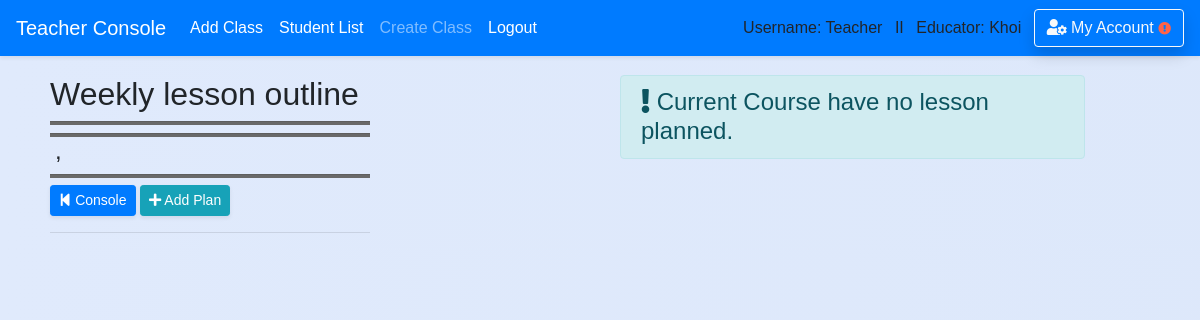
/teacher/lesson_plan/14/ (signed in), run on an earlier commit of the app's database.
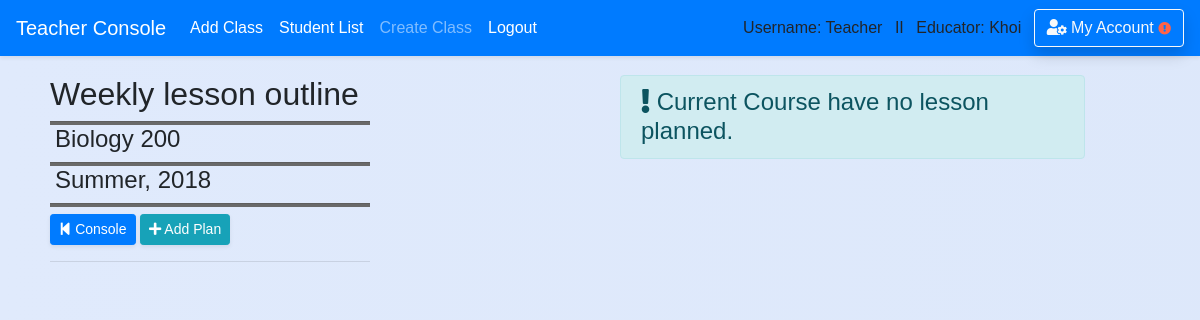
And on a later commit of the database.
### school_app/models.py (models this page shows)
class Course(models.Model):
    course_number = models.CharField(max_length=20,default='12345678')
    abbreviated_title = models.CharField(max_length=150,default='')
    course_title = models.CharField(max_length=250,default='') #,unique=True)
    maximum_credit = models.CharField(max_length=10,default='')
    semester = models.CharField(max_length=50,default='')
    year = models.CharField(max_length=4,default='')
    teacher_name = models.CharField(max_length=50,default='')
    description = models.CharField(max_length=450,default='')
    is_archive = models.BooleanField(default=False)
    department = models.ForeignKey('Department',blank=True, null=True, on_delete = models.SET_NULL, related_name='belong_in_department')
    teacher = models.ForeignKey('Teacher',blank=True, null=True, on_delete = models.SET_NULL, related_name='course_by_teacher')
    create_date = models.DateField(auto_now_add=True , blank=True,null=True,)

### school_app/views_logged.py (the view)
# urls.py: path('teacher/lesson_plan/<int:course_id>/',views_logged.lesson_plan, name='view_lesson_plan'),
@require_http_methods(["GET"])
def lesson_plan(request,course_id=None): #list all lesson plan created
    if is_login(request) == False:
        return redirect('/login')
    if is_login(request) == True:
        if request.user.profile.is_teacher == False:
            messages.warning(request, "You don't have Instructor's Privilege!")
            return redirect('/')
        course = Course.objects.filter(id=course_id).first()
        lesson_plan = Lesson_plan.objects.filter(course=course)
        return render(request,'teacher/lesson_plan/view_weekly_lesson_plan.html',
        {'course':course,'lesson_plan':lesson_plan})

### school_app/views_functions.py (called while the page is built)
def is_login(request):
    if not request.user.is_authenticated:
        messages.warning(request, "Please Login or Create an Account.")
        return False
    return True

### school_app/templates/teacher/lesson_plan/view_weekly_lesson_plan.html (shortened to what this page needs)
{% extends 'base.html' %}
{% block content %}
<div class='content'>
  <div class="container-fuild form-row" style='width:100%'>
    <div class="col-md-6">
        <div style="width: 320px">
        <h2>Weekly lesson outline</h2>
        <hr class='hr-line'/>
        <h4 style='padding-left: 5px'>{{ course.course_title }}</h4>
        <hr class='hr-line'/>
        <h4 style='padding-left: 5px'>{{ course.semester }}, {{ course.year }}</h4>
        <hr class='hr-line'/>
        <a href='{% url "teacher" %}' class="btn btn-sm btn-primary shadow-sm" ><i class="fas fa-step-backward"></i> Console</a></a>
        <a href='{% url "add_lesson_plan" course_id=course.id %}' class="btn btn-info btn-sm shadow-sm" role="button"><i class="fas fa-plus"></i> Add Plan</a>
        <hr/>
    </div></div>
    <div class="col-md-5">
        {% if lesson_plan %}
    </div></div>
        <div class='mr-2'>
          <table class="table table-hover table-bordered  shadow">
            <thead class='table-primary'>
            <tr>
              <th scope="col"style="width: 8%">Week #</th>
              <th scope="col">Start Date</th>
              <th scope="col">Agenda</th>
              <th scope="col">View Schedule</th>
              <th scope="col">Edit Schedule</th>
              <th scope="col" style="width: 8%">Delete</th>
            </tr>
            </thead>
            <tbody>
        {% for lesson in lesson_plan %}
            <tr>
              <th scope="row">{{ lesson.week_number }}</th>
              <td>{{ lesson.monday_date }}</td>
              <td>{{ lesson.agenda}}</td>
              <td>
                <a href='{% url "weekly_lesson_plan" lesson_plan_id=lesson.id  %}'><i class="fas fa-th-list"></i></a>
              </td>
              <td>
                <a href='{% url "edit_lesson_plan" lesson_plan_id=lesson.id  %}'><i class="fas fa-edit"></i></a>
              </td>
              <td>
                <form action='/teacher/lesson_plan/delete_lesson_plan/' method='post'>{% csrf_token %}
                  <input type='hidden' name='lesson_plan_id'value='{{ lesson.id }}'/>
                  <button type='submit' style='border:none;background:none;cursor: pointer;cursor: hand;'>
                    <i style='color:red' class="fas fa-trash test" data-toggle="popover" data-placement="top" data-trigger="hover" data-content="Alert!"></i>
                  </button>
                </form>
              </td>
            </tr>
        {% endfor %}
            </tbody>
          </table>
        </div>
        {% else %}
        <h4><div class="alert-inherit alert-info" role="alert"><i class="fas fa-exclamation"></i> Current Course have no lesson planned. </div></h4>
        {% endif %}
        <br><br>
</div>
{% endblock %}

What changed in the data, as far as the page shows it:
added Course: course_title "Biology 200", semester "Summer", year "2018"
